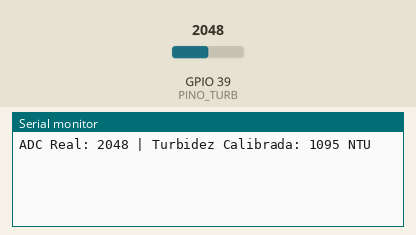
Recording of a sketch running on a simulated ESP32. Parts: the last lines printed to the serial monitor. The inputs (shaded band) are chosen by the test bench; at power-on: GPIO 39 (PINO_TURB) = 2048.

Above: at 1.2 s.
1.3 s: GPIO 39 (PINO_TURB) set to 2866
At 1.3 s:
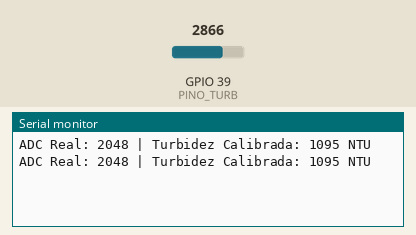
2.8 s: GPIO 39 (PINO_TURB) set to 3603
At 4.3 s:
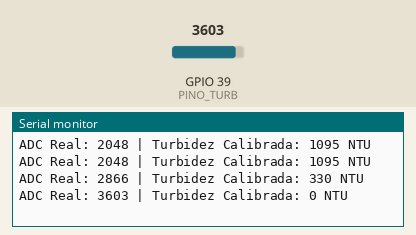
Timing chart, 0 to 5.8 s (numbered marks = the images above; inputs shaded):
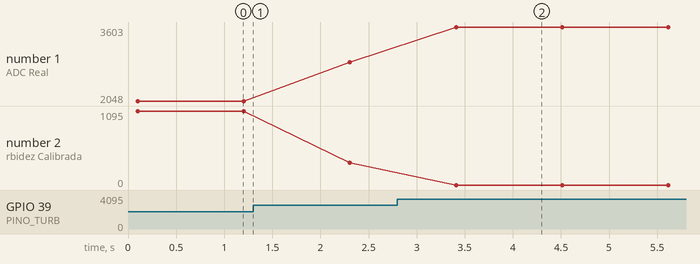

Measured:
- after the input at 2.8 s, the serial monitor: prints a new line after 0.61 s (image 2)
- plotted number 1: 2048 → 2866 after the input at 1.3 s, 2866 → 3603 after the input at 2.8 s
- plotted number 2: 1095 → 330 after the input at 1.3 s, 330 → 0 after the input at 2.8 s

The sketch:

sketch_jun8c.ino
```cpp
#define PINO_TURB 39

// Definição dos limites reais que o SEU sensor mostrou:
const int ADC_AGUA_LIMPA = 3220; // Valor medido sem nada à frente
const int ADC_AGUA_SUJA  = 10;   // Valor medido com obstáculo à frente

void setup() {
  Serial.begin(115200);
  pinMode(PINO_TURB, INPUT);
}

void loop() {
  // 1. Lê o valor bruto do sensor (Média de 20 leituras para estabilizar)
  long somaAdc = 0;
  for(int i = 0; i < 20; i++) {
    somaAdc += analogRead(PINO_TURB);
    delay(5);
  }
  int adcMedio = somaAdc / 20;

  // 2. Mapeamento direto usando os valores reais do seu hardware
  // Lembra-se: ADC alto (3220) = 0 NTU | ADC baixo (10) = 3000 NTU
  long ntu = map(adcMedio, ADC_AGUA_LIMPA, ADC_AGUA_SUJA, 0, 3000);

  // 3. Cinto de segurança para evitar valores fora do intervalo 0-3000
  ntu = constrain(ntu, 0, 3000);

  // 4. Mostra os dados no ecrã
  Serial.print("ADC Real: ");
  Serial.print(adcMedio);
  Serial.print(" | Turbidez Calibrada: ");
  Serial.print(ntu);
  Serial.println(" NTU");

  delay(1000);
}
```
